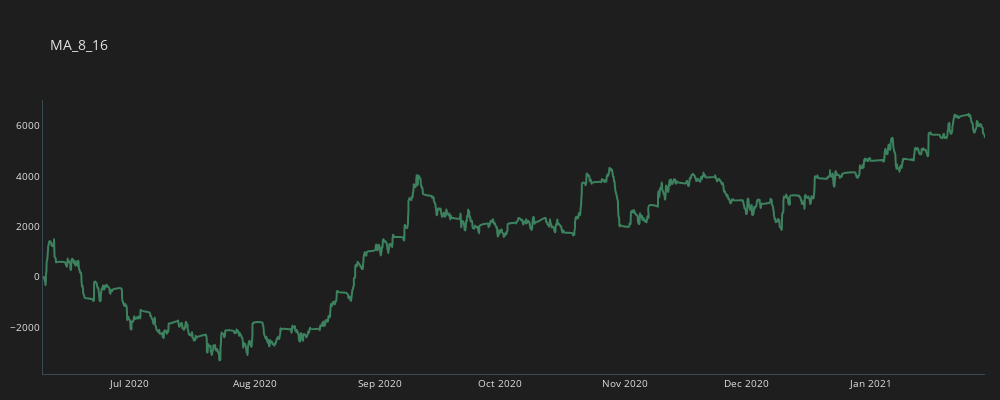
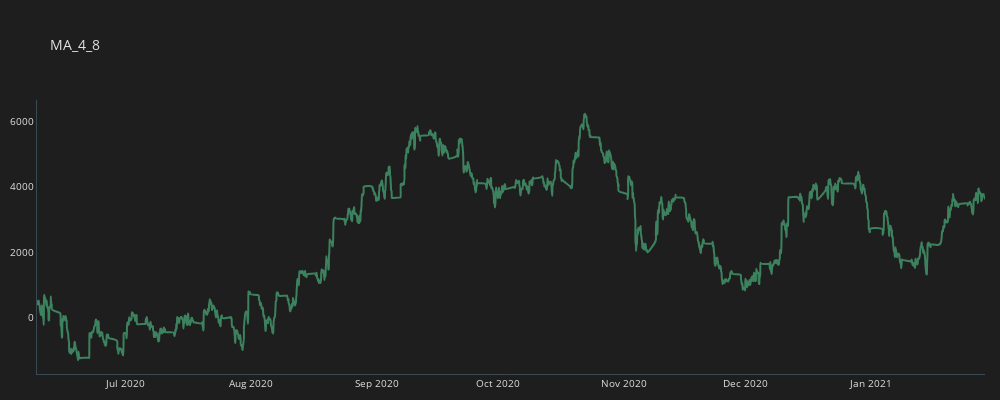
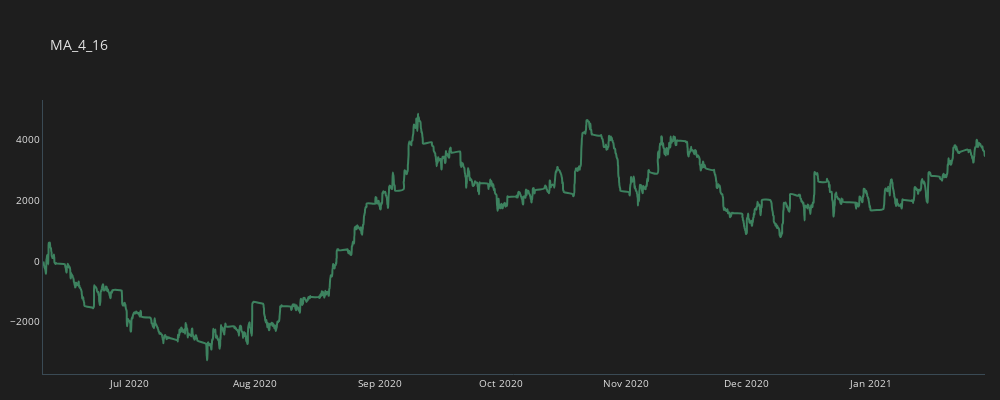

Notebook code for these charts, in order:
### Code cell
for c in crosses:   
    temp_df = all_trades[(all_trades.CROSS==c)].copy()    
    temp_df = temp_df.groupby(by="time", as_index=False).sum()
    temp_df['CUM_GAIN'] = temp_df.GAIN.cumsum()
    plot_line(temp_df, c)

### Figure 1 — Plotly figure (JSON) as saved in the notebook; plotly's stock layout.template omitted (floating-point values rounded to 4 significant figures; data arrays with more than 128 entries replaced by an {"elided": "..."} marker saying what was removed)
{"data": [{"line": {"color": "#3d825f", "shape": "spline", "width": 2}, "mode": "lines", "name": "MA_8_16", "type": "scatter", "x": {"elided": "2887 str values"}, "y": {"elided": "2887 float values"}}], "layout": {"font": {"color": "#e1e1e1", "size": 10}, "height": 400, "margin": {"b": 10, "l": 15, "r": 15}, "paper_bgcolor": "#1e1e1e", "plot_bgcolor": "#1e1e1e", "title": {"text": "MA_8_16"}, "width": 1000, "xaxis": {"linecolor": "#3a4a54", "linewidth": 1, "showgrid": false, "zeroline": false}, "yaxis": {"linecolor": "#3a4a54", "linewidth": 1, "showgrid": false, "zeroline": false}}}

### Figure 2 — Plotly figure (JSON) as saved in the notebook; plotly's stock layout.template omitted (floating-point values rounded to 4 significant figures; data arrays with more than 128 entries replaced by an {"elided": "..."} marker saying what was removed)
{"data": [{"line": {"color": "#3d825f", "shape": "spline", "width": 2}, "mode": "lines", "name": "MA_4_8", "type": "scatter", "x": {"elided": "3628 str values"}, "y": {"elided": "3628 float values"}}], "layout": {"font": {"color": "#e1e1e1", "size": 10}, "height": 400, "margin": {"b": 10, "l": 15, "r": 15}, "paper_bgcolor": "#1e1e1e", "plot_bgcolor": "#1e1e1e", "title": {"text": "MA_4_8"}, "width": 1000, "xaxis": {"linecolor": "#3a4a54", "linewidth": 1, "showgrid": false, "zeroline": false}, "yaxis": {"linecolor": "#3a4a54", "linewidth": 1, "showgrid": false, "zeroline": false}}}

### Figure 3 — Plotly figure (JSON) as saved in the notebook; plotly's stock layout.template omitted (floating-point values rounded to 4 significant figures; data arrays with more than 128 entries replaced by an {"elided": "..."} marker saying what was removed)
{"data": [{"line": {"color": "#3d825f", "shape": "spline", "width": 2}, "mode": "lines", "name": "MA_4_16", "type": "scatter", "x": {"elided": "3049 str values"}, "y": {"elided": "3049 float values"}}], "layout": {"font": {"color": "#e1e1e1", "size": 10}, "height": 400, "margin": {"b": 10, "l": 15, "r": 15}, "paper_bgcolor": "#1e1e1e", "plot_bgcolor": "#1e1e1e", "title": {"text": "MA_4_16"}, "width": 1000, "xaxis": {"linecolor": "#3a4a54", "linewidth": 1, "showgrid": false, "zeroline": false}, "yaxis": {"linecolor": "#3a4a54", "linewidth": 1, "showgrid": false, "zeroline": false}}}
